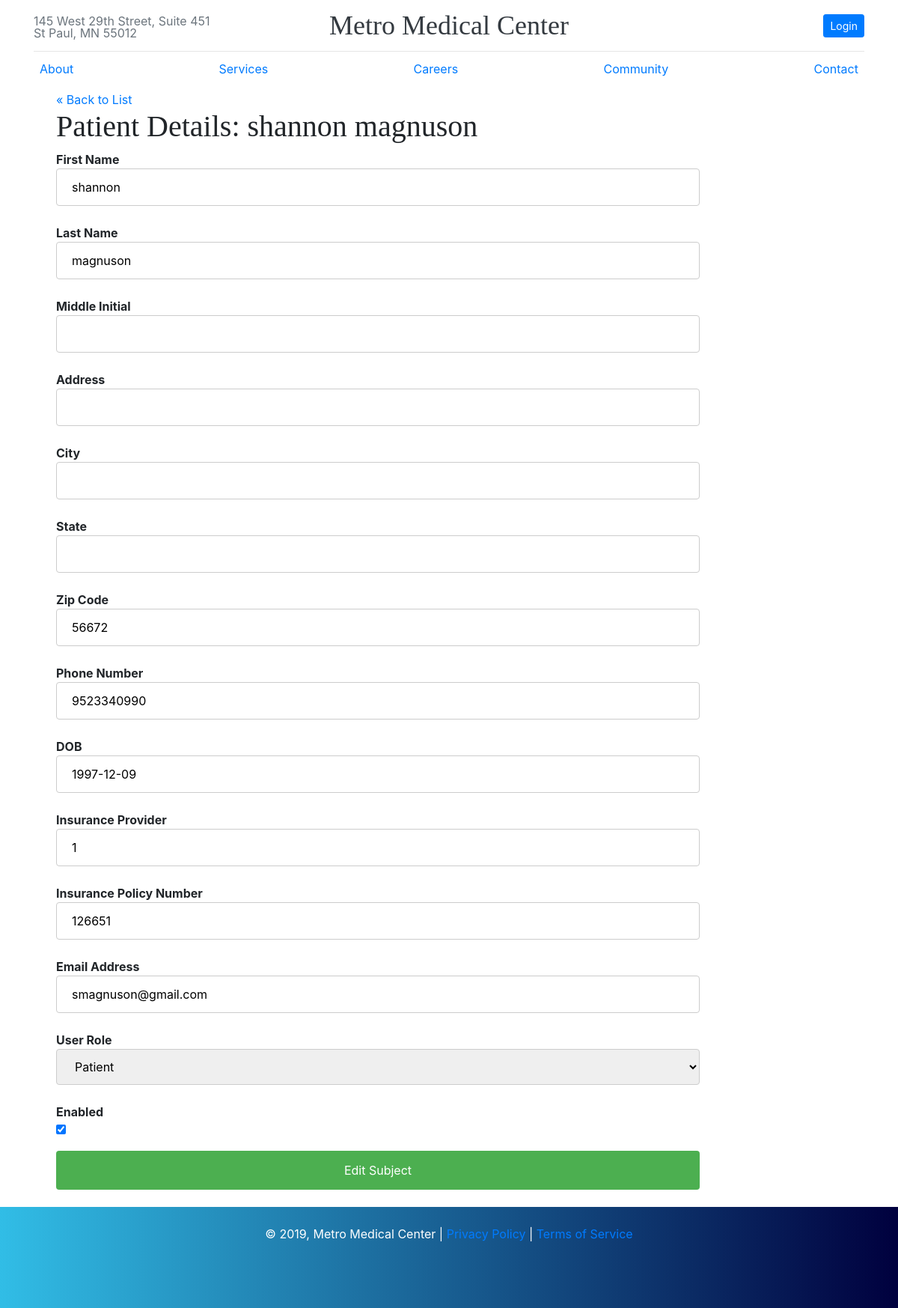
The app's page /metromed/public/administrator/patients/edit.php?user_id=4 with its own data.
### tables this page shows
CREATE TABLE user (
    user_id int NOT NULL AUTO_INCREMENT,
    email varchar(50) NOT NULL UNIQUE KEY,
    password varchar(255) NOT NULL,
    role tinyint DEFAULT 1,
    CHECK (role BETWEEN 1 AND 3),
    enabled int DEFAULT NULL,
    PRIMARY KEY (user_id),
    FOREIGN KEY (user_id) REFERENCES user_info(user_id)
);

CREATE TABLE user_info (
    user_id int NOT NULL AUTO_INCREMENT ,
    f_name varchar(50) NOT NULL,
    l_name varchar(50) NOT NULL,
    m_name varchar(50),
    address varchar(255) NOT NULL,
    city varchar(50) NOT NULL,
    state varchar(50) NOT NULL,
    zip varchar(50) NOT NULL,
    phone_number bigint NOT NULL,
    dob DATE NOT NULL,
    ins_id int DEFAULT NULL,
    policy_number varchar(50) DEFAULT NULL,
    PRIMARY KEY (user_id),
    FOREIGN KEY (ins_id) REFERENCES insurance(ins_id)
);

### metromed/private/functions.php (called while the page is built, shortened)
<?php
function url_for($script_path) {
  if($script_path[0] != '/') {
    $script_path = "/" . $script_path;
  }
  return WWW_ROOT . $script_path;
}
function u($string="") {
  return urlencode($string);
}
function h($string="") {
  return htmlspecialchars($string);
}
?>

### metromed/private/query_functions.php (called while the page is built, shortened)
<?php
  function find_user_by_id($id) {
    global $db;
    $sql = "SELECT i.*, u.email, u.role, u.enabled FROM user_info AS i, user AS u ";
    $sql .= "WHERE i.user_id='" . $id . "'" . " AND u.user_id='" . $id . "'";
    $sql .= ";";
    $result = mysqli_query($db, $sql);
    $patient = mysqli_fetch_assoc($result);
    return $patient;
  }
?>

### metromed/public/administrator/patients/edit.php (the view, shortened to what this page needs)
<?php
require_once('../../../private/initialize.php');
$user_id = $_GET['user_id'];
if (is_post()) {
  $patient = array();
  $patient['user_id'] = $user_id;
  $patient['f_name'] = $_POST['f_name'] ?? '';
  $patient['l_name'] = $_POST['l_name'] ?? '';
  $patient['m_name'] = $_POST['m_name'] ?? '';
  $patient['address'] = $_POST['address'] ?? '';
  $patient['city'] = $_POST['city'] ?? '';
  $patient['state'] = $_POST['state'] ?? '';
  $patient['zip'] = $_POST['zip'] ?? '';
  $patient['phone_number'] = $_POST['phone_number'] ?? '';
  $patient['dob'] = $_POST['dob'] ?? '';
  $patient['ins_id'] = $_POST['ins_id'] ?? '';
  $patient['policy_number'] = $_POST['policy_number'] ?? '';
  $patient['email'] = $_POST['email'] ?? '';
  $patient['role'] = $_POST['role'] ?? '';
  $patient['enabled'] = (empty($_POST['enabled'])) ? "0" : "1";
  $result = update_patient($patient);
  redirect_to(url_for('/administrator/patients/view.php?user_id=' . $user_id));
} else {
  $patient = find_user_by_id($user_id);
}
?>
<?php include(SHARED_PATH . '/metromed_header.php'); ?>
<div id="content">
  <a class="back-link" href="<?php echo url_for('/administrator/patients/index.php'); ?>">&laquo; Back to List</a>
  <div class="subject show">
    <h1>Patient Details: <?php echo h($patient['f_name'] . " " . $patient['l_name'] ); ?></h1>
    <form action="<?php echo url_for('/administrator/patients/edit.php?user_id=' . h(u($user_id))); ?>" method="post">
      <div class="attributes">
        <dl>
          <dt>First Name</dt>
          <dd><input type="text" name="f_name" value="<?php echo h($patient['f_name']); ?>" /></dd>
        </dl>
        <dl>
          <dt>Last Name</dt>
          <dd><input type="text" name='l_name' value="<?php echo h($patient['l_name'] ?? 'false'); ?>" /></dd>
        </dl>
        <dl>
          <dt>Middle Initial</dt>
          <dd><input type="text" name='m_name' value="<?php echo h($patient['m_name'] ?? 'false'); ?>" /></dd>
        </dl>
        <dl>
          <dt>Address</dt>
          <dd><input type="text" name='address' value="<?php echo h($patient['address'] ?? 'false'); ?>" /></dd>
        </dl>
        <dl>
          <dt>City</dt>
          <dd><input type="text" name='city' value="<?php echo h($patient['city'] ?? 'false'); ?>" /></dd>
        </dl>
        <dl>
          <dt>State</dt>
          <dd><input type="text" name='state' value="<?php echo h($patient['state'] ?? 'false'); ?>" /></dd>
        </dl>
        <dl>
          <dt>Zip Code</dt>
          <dd><input type="text" name='zip' value="<?php echo h($patient['zip'] ?? 'false'); ?>" /></dd>
        </dl>
        <dl>
          <dt>Phone Number</dt>
          <dd><input type="text" name='phone_number' value="<?php echo h($patient['phone_number'] ?? 'false'); ?>" /></dd>
        </dl>
        <dl>
          <dt>DOB</dt>
          <dd><input type="text" name='dob' value="<?php echo h($patient['dob'] ?? 'false'); ?>" /></dd>
        </dl>
        <dl>
          <dt>Insurance Provider</dt>
          <dd><input type="text" name='ins_id' value="<?php echo h($patient['ins_id'] ?? 'false'); ?>" /></dd>
        </dl>
        <dl>
          <dt>Insurance Policy Number</dt>
          <dd><input type="text" name='policy_number' value="<?php echo h($patient['policy_number'] ?? 'false'); ?>" /></dd>
        </dl>
        <dl>
          <dt>Email Address</dt>
          <dd><input type="text" name='email' value="<?php echo h($patient['email']); ?>" /></dd>
        </dl>
        <dl>
          <dt>User Role</dt>
          <dd>
            <select name="role" id="role" value" <?php  ?>" />
              <option value="1"<?php if($patient['role'] == "1") { echo " selected"; } ?>>Patient</option>
          </dd>
        </dl>
        <dl>
          <dt>Enabled</dt>
          <?php
          if ($patient['enabled'] == 1) {
            echo '<dd><input type="checkbox" name="enabled" value="1" checked="true" /></dd>';
          } else {
            echo '<dd><input type="checkbox" name="enabled" /></dd>';
          }
          ?>
        </dl>
        <div id="operations">
          <input type="submit" value="Edit Subject" />
        </div>
      </div>
    </form>
  </div>
</div>
<?php include(SHARED_PATH . '/metromed_footer.php'); ?>

### metromed/public/assets/css/metromed.css (style rules this page uses)
body { min-height: 100vh; position: relative; margin: 0; padding-bottom: 150px; }
h1, h2, h3, h4, h5, h6 { font-family: "Playfair Display", Georgia, "Times New Roman", serif; }
input[type=checkbox] { display: inline-block; margin-right: 1%; }
input[type=text], input[type=tel], input[type=date], input[type=password], select { width: 100%; padding: 12px 20px; margin-bottom: .5rem; display: inline-block; border: 1px solid #ccc; border-radius: 4px; box-sizing: border-box; }
input[type=submit] { width: 100%; background-color: #4caf50; color: white; padding: 14px 20px; margin-bottom: .5rem; border: none; border-radius: 4px; cursor: pointer; }
#content { width: 920px; min-height: 500px; padding: 0 30px; }

### records on screen
user: user_id.l_name "shannon magnuson", f_name "shannon", l_name "magnuson", zip "56672", phone_number "9523340990", dob "1997-12-09", ins_id "1", policy_number "126651", email "smagnuson@gmail.com", role "Patient"

### other values on screen
Date('Y') "2019"
